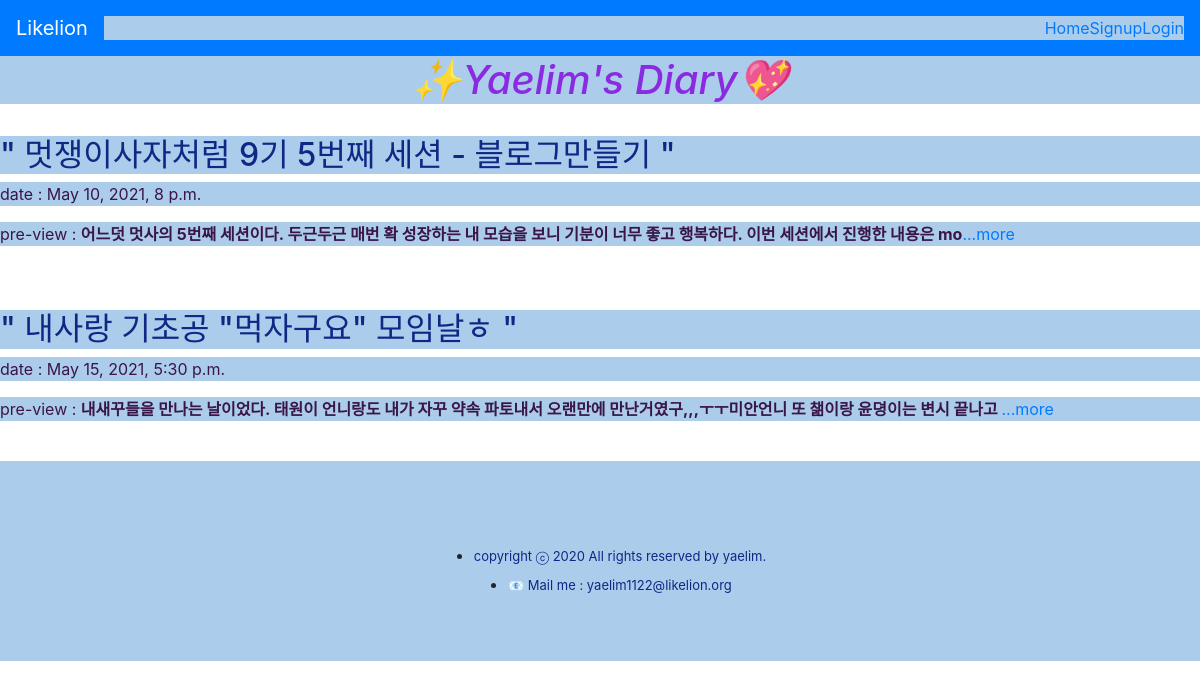
The page / on the database its author committed.
### diaryapp/models.py (models this page shows, shortened)
class Diary(models.Model) :
    title = models.CharField(max_length=200)
    pub_date = models.DateTimeField('date published')
    body = models.TextField()
    def summary(self) :
        return self.body[:80]

### diaryapp/views.py (the view)
# urls.py: 2. Add a URL to urlpatterns:  path('', views.home, name='home')
def home(request) :
    diarys = Diary.objects
    return render(request, 'home.html',{'diarys' : diarys})

### diaryapp/templates/home.html (shortened to what this page needs)
{% extends 'base.html' %}
{% block content %}
<!DOCTYPE html>
<html>
<head>
</head>
<body>
    <h1>✨Yaelim's Diary💖</h1>
    {% for diary in diarys.all %}
    <br />
    <h2>
        " {{diary.title}} "
    </h2>
    <p>
        date : {{diary.pub_date}}
    </p>
    <p>
        pre-view : <strong>{{diary.summary}}</strong><a href="{%url 'detail' diary.id%}">...more</a>
    </p>
    <br />
    {% endfor %}
    <footer>
        <ul>
            <li>
                <p>copyright ⓒ 2020 All rights reserved by yaelim.</p>
            </li>
            <li>
                <a href="mailto:yaelim1122@likelion.org" target="_top">📧 Mail me : yaelim1122@likelion.org</a>
            </li>
        </ul>
    </footer>
</body>
</html>
{% endblock %}

### diaryproject/templates/base.html (shortened to what this page needs)
{% load bootstrap4 %}
{% bootstrap_css %}
<nav class="navbar navbar-expand-lg navbar-dark bg-primary">
<a class="navbar-brand" href="{% url 'home' %}">Likelion</a>
<div class="collapse navbar-collapse" id="navbarNav">
<ul class="navbar-nav ml-auto">
<li class="nav-item">
<a class="nav-item navlink" href="{% url 'home' %}">Home</span></a>
</li>
{% if user.is_authenticated %}
<li class="nav-item dropdown">
<a class="nav-link dropdowntoggle" id="navbarDropdown" role="button" data-toggle="dropdown"
aria-haspopup="true" aria-expanded="false">환영합니다. {{ user.username }} 님!</a>
<div class="dropdown-menu" aria-labelledby="navbarDropdown">
<a class="dropdownitem" href="javascript:{document.getElementById('logout').submit()}">Logou
t</a>
<form id="logout" method="POST" action="{% url 'logout
' %}">
{% csrf_token %} <input type="hidden" />
</form>
</div>
</li>
{% else %}
<li class="nav-item">
<a class="nav-item navlink" href="{% url 'signup' %}">Signup</a>
</li>
<li class="nav-item">
<a class="nav-item navlink" href="{% url 'login' %}">Login</a>
</li>
{% endif %}
</ul>
</div></nav>
{% block content %}
{% endblock %}

### diaryapp/templates/home.html (style rules this page uses)
* { background-color: rgb(172, 204, 235); }
h1 { text-align: center; font-style: italic; color: blueviolet; }
h2 { color: #0d2985; }
footer { width: 100%; height: 200px; display: flex; flex-direction: column; justify-content: center; align-items: center; }
footer ul { display: flex; flex-direction: column; justify-content: center; align-items: center; }
footer ul li p, footer ul li a { list-style-type: none; margin-bottom: 5px; font-size: 13px; color: #0d2985; }
p { color: #391647; }

### rows shown on the page
Diary: title "멋쟁이사자처럼 9기 5번째 세션 - 블로그만들기", pub_date "May 10, 2021, 8 p.m.", summary "어느덧 멋사의 5번째 세션이다. 두근두근 매번 확 성장하는 내 모습을 보니 기분이 너무 좋고 행복하다. 이번 세션에서 진행한 내용은 mo"
Diary: title "내사랑 기초공 \"먹자구요\" 모임날ㅎ", pub_date "May 15, 2021, 5:30 p.m.", summary "내새꾸들을 만나는 날이었다. 태원이 언니랑도 내가 자꾸 약속 파토내서 오랜만에 만난거였구,,,ㅜㅜ미안언니 또 챎이랑 윤뎡이는 변시 끝나고"
